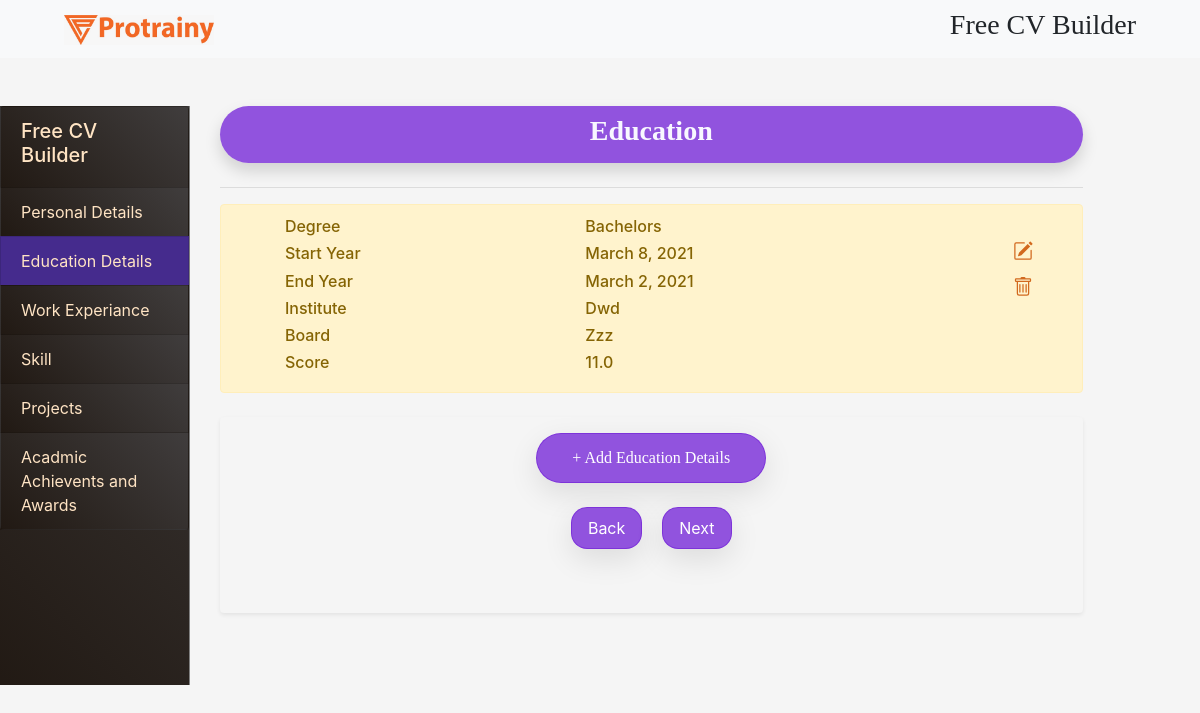
Page /education on the earlier database version.
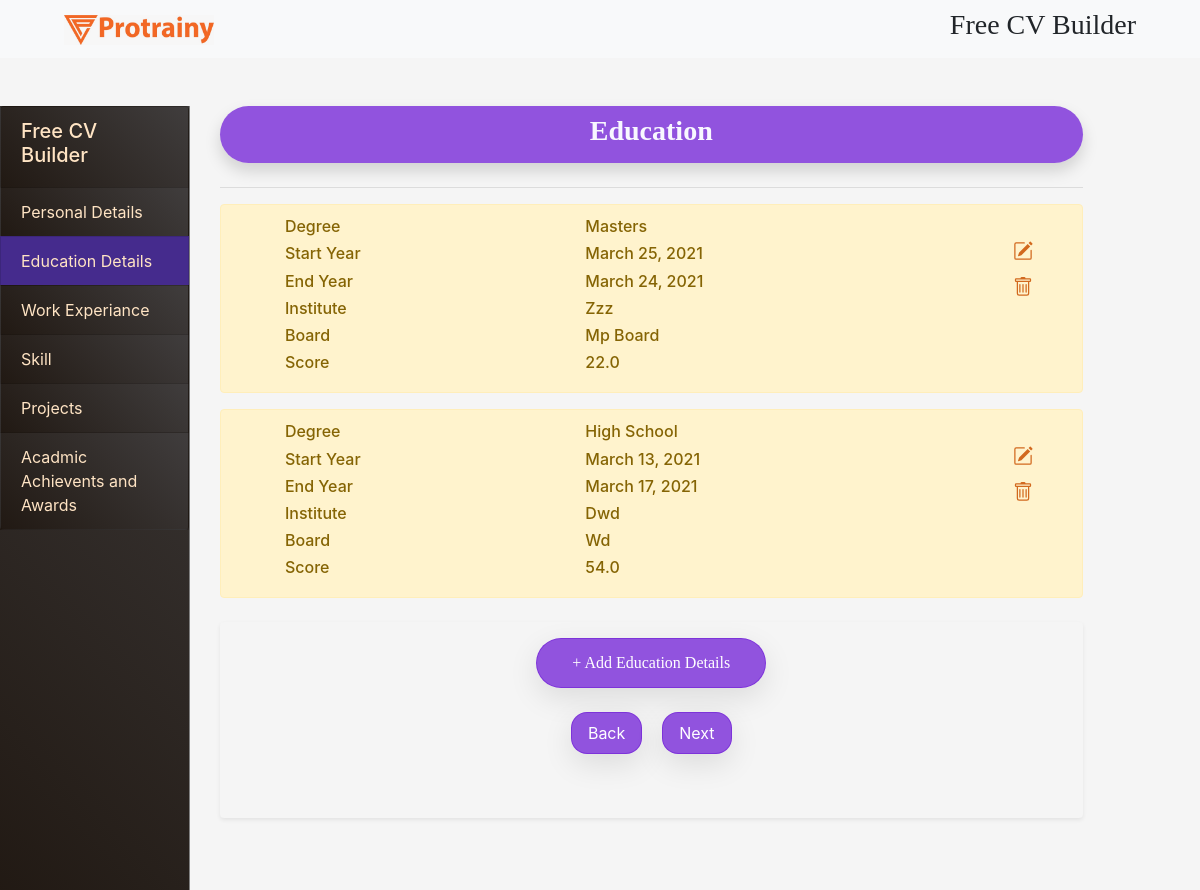
Same page on the later database version.
### resume_maker/models.py (models this page shows, shortened)
class Education(models.Model):
    Degrees = (
        ('PhD','PhD'),
        ('Masters','Masters'),
        ('Bachelors','Bachelors'),
        ('High School','High School')
    )
    Status = (
        ('Pursuing','Pursuing'),
        ('Completed','Completed')
    )
    person = models.ForeignKey(Person,on_delete=models.CASCADE)
    qualification = models.CharField(choices=Degrees,max_length=25)
    status = models.CharField(choices = Status, max_length = 25)
    institution = models.CharField(max_length=75)
    board = models.CharField(max_length=75)
    start_yr = models.DateField()
    end_yr = models.DateField()
    cgpa = models.FloatField(blank=True,null=True)
    percent = models.FloatField(blank=True, null=True)

### resume_maker/views.py (the view)
# urls.py: path('education', views.edu, name='Education'),
def edu(request):
    global first
    person = Person.objects.last()
    first = True
    print('!!!!!!!!!!',first)
    print(request.method)
    edu = Education.objects.filter(person=person)
    new_form = EducationForm()
    """r = Education.objects.filter(person = person).first()
    t = []
    t.append(Education.objects.filter(person = person))"""
    if request.method == "POST":
        form = EducationForm(request.POST or None)
        if form.is_valid():
            cd = form.cleaned_data
            qualification = cd.get('qualification')
            institution = cd.get('institution')
            board = cd.get('board')
            start_yr = cd.get('start_yr')
            end_yr = cd.get('end_yr')
            cgpa = cd.get('cgpa')
            percent = cd.get('percent')
            """if id:
                edit = Education.objects.filter(id=id)
                new_form = EducationForm(request.POST or None,instance=edit)
                new_form.save()
            else:"""
            new_form = EducationForm()
            data = Education(qualification=qualification, institution=institution, board=board, start_yr=start_yr,
                             end_yr=end_yr, cgpa=cgpa, percent=percent, person=person)
            temp = Education.objects.filter(qualification=qualification, institution=institution, board=board,
                                            start_yr=start_yr, end_yr=end_yr, cgpa=cgpa, percent=percent, person=person)
            if temp.exists():
                temp.update(qualification=qualification, institution=institution, board=board, start_yr=start_yr,
                            end_yr=end_yr, cgpa=cgpa, percent=percent, person=person)
            else:
                data.save()
        else:
            new_form = EducationForm()
        form = EducationForm()
        if first == True:
            first = False
        print('$$$$$$$', first)
        return render(request, "Education.html", {"edu": form, "data": edu, "show": first})
    else:
        first = False
        form = EducationForm()
        print('%%%%%', first)
    return render(request, "Education.html", {"edu": form, "data": edu, "show": first, "edit": new_form})

### templates/Education.html (shortened to what this page needs)
{% extends "getinput.html" %}
{% load crispy_forms_tags %}
{% block content %}
    <main class="row">
        <aside class="mt-5 col-md-2 sidebar  col-sm-12 fullbox" style="height: auto">
            <div class="list-group whitesm fullbox">
                <a href="#" style="color: bisque" class="whitesm fullbox list-group-item list-group-item-action">
                    <h5>Free CV Builder</h5>
                </a>
                <a href="getinput" class=" whitesm list-group-item fullbox">
                    <span class="  headcolor text-justify">Personal Details</span>
                </a>
                <a href="education" style="background-color:  rgb(69,43,141)"
                   class="whitesm  list-group-item text-justify sidecol"><span
                        class=" headcolor">Education Details</span></a>
                <a href="work" class="whitesm list-group-item  fullbox"><span class=" headcolor text-justify">Work Experiance</span></a>
                <a href="skills" class="whitesm list-group-item  fullbox "><span
                        class=" headcolor text-justify">Skill</span></a>
                <a href="project" class="whitesm list-group-item  fullbox "><span class=" headcolor text-justify">Projects</span></a>
                <a href="extra" class="whitesm list-group-item  fullbox "><span class=" headcolor text-justify">Acadmic Achievents and Awards</span></a>
            </div>
        </aside>
        <section class="col-md-9 my-4 col-sm-12">
            <section class="container">
                <div class="shadow p-2  rounde my-4 bg-lggr d-flex flex-wrap  justify-content-center linergra">
            <h3 class=" text-center font-weight-bold  family">Education</h3>
        </div>
        <hr class="mx-auto "/>
                    {% for i in data %}
                        <div id="del{{ forloop.counter }}">
                            <div class="alert alert-warning" role="alert">
                                <div class="d-flex justify-content-around row ">
                                    <div class="d-flex flex-column justify-content-between col col-md-3 ">
                                        <h6 class="text-capitalize">Degree</h6>
                                        <h6 class="text-capitalize">Start Year</h6>
                                        <h6 class="text-capitalize">End Year</h6>
                                        <h6 class="text-capitalize">Institute</h6>
                                        <h6 class="text-capitalize">Board</h6>
                                        <h6 class="text-capitalize">Score</h6>
                                    </div>
                                    <div class="d-flex flex-column justify-content-between col col-md-5 ">
                                        <h6 class="text-capitalize">{{ i.qualification }}</h6>
                                        <h6 class="text-capitalize">{{ i.start_yr }}</h6>
                                        <h6 class="text-capitalize">{{ i.end_yr }}</h6>
                                        <h6 class="text-capitalize">{{ i.institution }}</h6>
                                        <h6 class="text-capitalize">{{ i.board }}</h6>
                                        <h6 class="text-capitalize">
                                            {% if i.cgpa is None %}{{ i.percent }}{% else %}{{ i.cgpa }}{% endif %}</h6>
                                    </div>
                                    <div class="d-flex flex-column flex-wrap my-4" style="max-width: 200px">
                                        <svg data-toggle="modal" data-target="#exampleModalCenter{{ forloop.counter }}"
                                             xmlns="http://www.w3.org/2000/svg" width="20" height="20"
                                             fill="currentColor"
                                             class="bi bi-pencil-square " viewBox="0 0 16 16">
                                            <path d="M15.502 1.94a.5.5 0 0 1 0 .706L14.459 3.69l-2-2L13.502.646a.5.5 0 0 1 .707 0l1.293 1.293zm-1.75 2.456l-2-2L4.939 9.21a.5.5 0 0 0-.121.196l-.805 2.414a.25.25 0 0 0 .316.316l2.414-.805a.5.5 0 0 0 .196-.12l6.813-6.814z"/>
                                            <path fill-rule="evenodd"
                                                  d="M1 13.5A1.5 1.5 0 0 0 2.5 15h11a1.5 1.5 0 0 0 1.5-1.5v-6a.5.5 0 0 0-1 0v6a.5.5 0 0 1-.5.5h-11a.5.5 0 0 1-.5-.5v-11a.5.5 0 0 1 .5-.5H9a.5.5 0 0 0 0-1H2.5A1.5 1.5 0 0 0 1 2.5v11z"/>
                                        </svg>
                                        <a href="education/{{ i.id }}">
                                        </a>
                                    </div>
                                </div>
                            </div>
                        </div>
                    {% endfor %}
                <div class=" my-4">
                    <div class=" ">
                        <div class="container shadow-sm p-3 mb-5 whitesm rounded ">
                            <div class="row ">
                                <button class="butn butn-bg mx-auto addsave   align-self-start"
                                        data-target="#exampleModalCenter"
                                        style="border-radius: 4rem;" data-toggle="modal"
                                        type="button">
                                    <span>+ Add Education Details</span>
                                </button>
                            </div>
                            <div class="row my-4">
                                <div class="d-flex justify-content-center  mx-auto">
                                    <a class="  " href="getinput">
                                        <button class="butn butn-bg px-3 py-2" style="border-radius: 1rem;"
                                                type="submit"
                                        >
                                            <span>Back</span>
                                        </button>
                                    </a>
                                    <a class="  " href="work">
                                        <button class="butn butn-bg px-3 py-2" style="border-radius: 1rem;"
                                                type="submit"
                                        >
                                            <span>Next</span>
                                        </button>
                                    </a>
                                </div>
                            </div>
                            <br/>
                        </div>
                    </div>
                </div>
            </section>
        </section>
    </main>
{% endblock %}

### templates/getinput.html (shortened to what this page needs)
{% load static %}
{% load crispy_forms_tags %}
<!doctype html>
<html lang="en">
<head>
    <link href="https://stackpath.bootstrapcdn.com/bootstrap/4.1.3/css/bootstrap.min.css"
 rel="stylesheet">
    <link href="{% static 'resume_maker/style.css' %}" rel="stylesheet">
</head>
<body style="min-width: 420px">
<header>
    <nav class="navbar navbar-light bg-light  d-flex justify-content-between">
        <a class="navbar-brand ml-5" href="#">
            <img src="{% static "resume_maker/images/wha.jpeg" %}" width="150" height="30" alt="">
        </a>
        <h3 class="family mr-5">Free CV Builder</h3>
    </nav>
</header>
{% block content %}{% endblock %}
</body>
</html>

### resume_maker/static/resume_maker/style.css (style rules this page uses)
* { margin: 0; padding: 0; }
.sidecol { color: #f1f1f1; list-style: none; }
body { min-width: 100vw; background-color:whitesmoke; }
nav { background-color: ghostwhite; }
.family { font-family:-webkit-pictograph; }
.font-weight-bold { font-family:-webkit-pictograph; color: ghostwhite; }
.bg-lggr { background-color: rgba(29, 29, 55,0.3); max-width: 100vw; }
.whitesm { background-color: whitesmoke; }
.linergra { background-color: rgba(121, 43, 217,0.8); border-radius: 1.6rem; }
.addsave { font-family: Cambria; }
.butn { padding: 12px 35px; background: #fff; border-radius: 30px; border: 1px solid transparent; position: relative; z-index: 3; margin-left: 10px; margin-right: 10px; -webkit-box-shadow: 0px 10px 30px rgba(0, 0, 0, 0.1); box-shadow: 0px 10px 30px rgba(0, 0, 0, 0.1); -webkit-transition: all 0.4s; transition: all 0.4s; cursor: pointer; outline: none !important; overflow: hidden; }
.butn span { position: relative; z-index: 2; }
.butn:after { content: ""; width: 0; height: 100%; background: #fff; position: absolute; left: 0; top: 0; -webkit-transition: width 0.4s; transition: width 0.4s; z-index: 1; opacity: 1; }
.butn-bg { background-color: rgba(121, 43, 217,0.8); border-color: rgba(121, 43, 217,0.8); color: #fff; }
.sidebar { border-right: 1px solid gray; }
.fullbox { background: linear-gradient(45deg, #211913, #403d3d); }
.col-md-2 { padding-right: unset; }
.headcolor { color: bisque; }
.rounde { border-radius: 11.2rem; }
svg { color: #d2691e; }

Differences in the rows shown:
no longer on this page (row unchanged): Education: qualification "Bachelors", start_yr "March 8, 2021", end_yr "March 2, 2021", institution "Dwd", board "Zzz", cgpa "11.0"
added Education: qualification "Masters", start_yr "March 25, 2021", end_yr "March 24, 2021", institution "Zzz", board "Mp Board", cgpa "22.0"
added Education: qualification "High School", start_yr "March 13, 2021", end_yr "March 17, 2021", institution "Dwd", board "Wd", percent "54.0"
